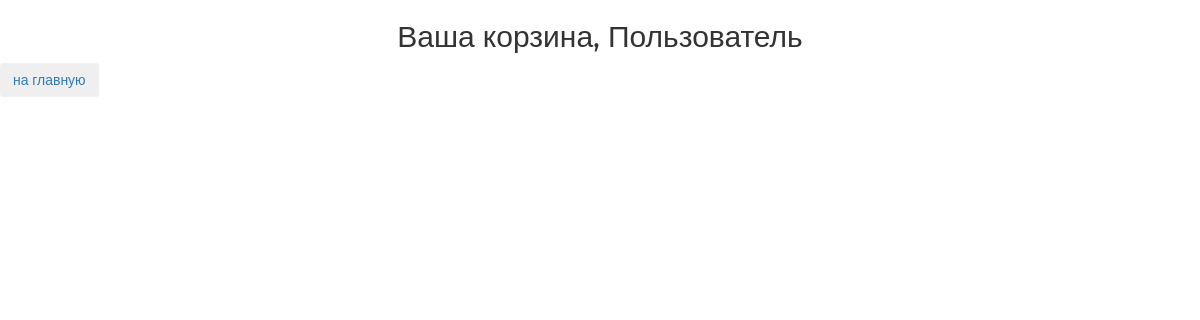
Before: /basket/ (signed in) with the older database file.
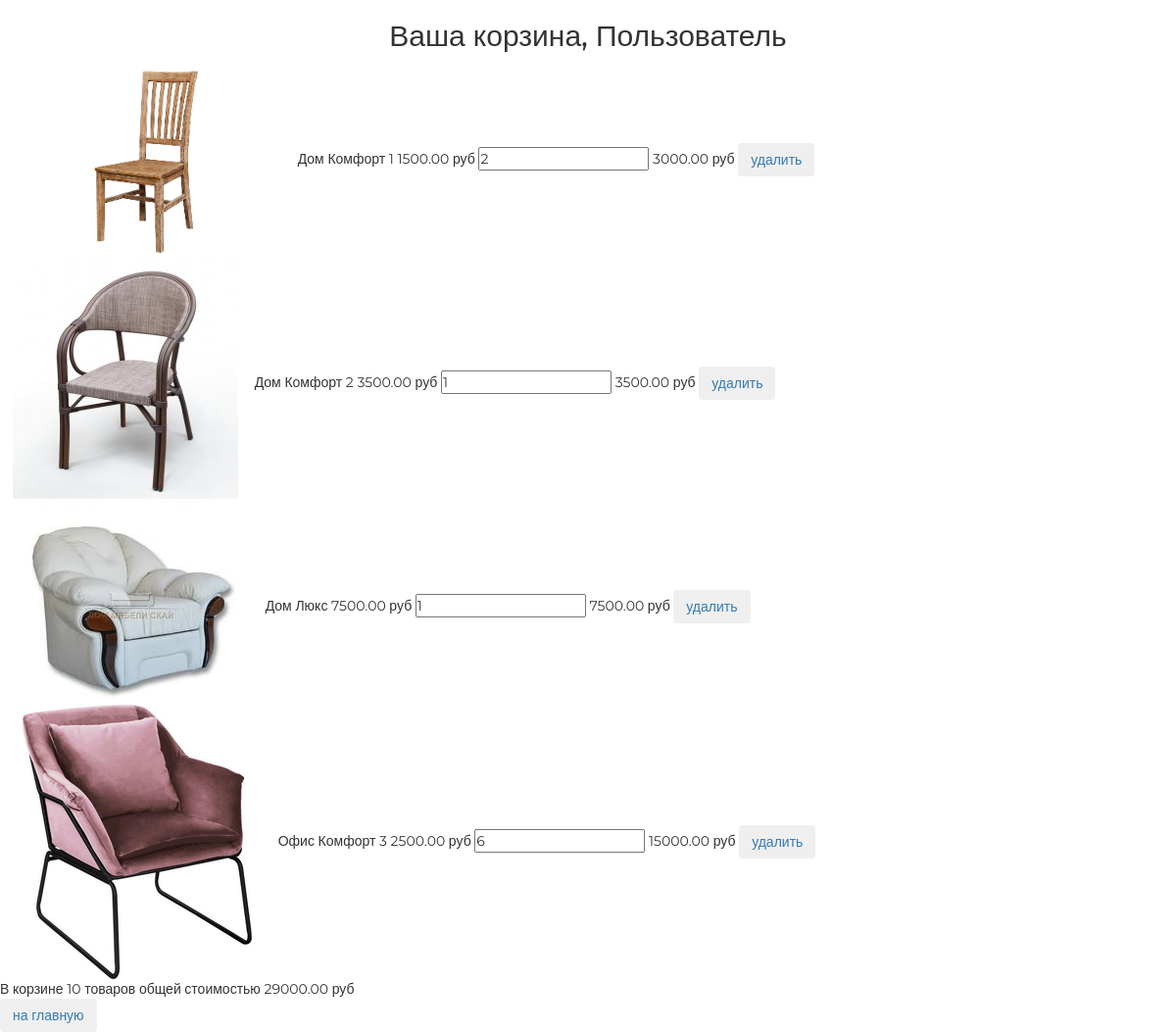
After: the same page with the newer database file.
### basketapp/models.py (models this page shows, shortened)
class Basket(models.Model):
    objects = BasketQuerySet.as_manager()
    user = models.ForeignKey(settings.AUTH_USER_MODEL, on_delete=models.CASCADE,related_name='basket')
    product = models.ForeignKey(Product, on_delete=models.CASCADE)
    quantity = models.PositiveIntegerField(verbose_name="Количество",default=0)
    add_datetime = models.DateTimeField(auto_now_add=True, verbose_name="Время")
    @property
    def product_cost(self):
        return self.product.price * self.quantity
    @property
    def total_quantity(self):
        _items = Basket.objects.filter(user=self.user)
        _total_quantity = sum(list(map(lambda x:x.quantity, _items)))
        return _total_quantity
    @property
    def total_cost(self):
        _items = Basket.objects.filter(user=self.user)
        _total_cost = sum(list(map(lambda x:x.product_cost, _items)))
        return _total_cost

### mainapp/models.py (models this page shows, shortened)
class Product(models.Model):
    category = models.ForeignKey(ProductCategory, on_delete=models.CASCADE, verbose_name="Категория")
    name = models.CharField(max_length=128, verbose_name="Название")
    image = models.ImageField(upload_to="products_images", blank=True, verbose_name="Картинка")
    short_desc = models.CharField(max_length=128, verbose_name="Краткое описание")
    description = models.TextField(verbose_name="Описание", blank=True)
    price = models.DecimalField(max_digits=8, decimal_places=2, default=0, verbose_name="Цена")
    quantity = models.PositiveSmallIntegerField(default=0, verbose_name="Количество")
    is_active = models.BooleanField(default=True, verbose_name="активна")

class ProductCategory(models.Model):
    name = models.CharField(max_length=64, unique=True, verbose_name="Имя")
    description = models.TextField(verbose_name="Описание")
    is_active = models.BooleanField(default=True, verbose_name="активна")

### authapp/models.py (models this page shows, shortened)
class ShopUser(AbstractUser):
    avatar = models.ImageField(upload_to="users_avatar", blank=True, verbose_name="Аватар")
    age = models.PositiveSmallIntegerField(verbose_name="Возраст", default=18)
    activation_key = models.CharField(max_length=128, blank=True)
    activation_key_expires = models.DateTimeField(default=now() + timedelta(hours=48))

### basketapp/views.py (the view)
# urls.py: path('', basketapp.basket, name="view"),
@login_required
def basket(request):
    title = "корзина"
    basket_items = Basket.objects.filter(user=request.user).order_by("product__category")
    content = {"title": title,
               "basket_items": basket_items
    }
    return render(request,"basketapp/basket.html", content)

### mainapp/context_processors.py (called while the page is built)
def basket(request):
    basket_item = []
    if request.user.is_authenticated:
        basket_item = Basket.objects.filter(user=request.user)
    return {
        "basket": basket_item
    }

### basketapp/templates/basketapp/basket.html
{% extends 'basketapp/base.html' %}
{% load static %}
{% block content %}
  <div class="basket_list">
    {%include "basketapp/includes/inc_basket.html"%}
    <button class="btn btn-round">
      <a href="{% url 'main' %}">на главную</a>
    </button>
  </div>
{% endblock %}

### basketapp/templates/basketapp/base.html (shortened to what this page needs)
<!DOCTYPE html>
{% load static %}
<html>
<head>
  {% block css %}
    <link rel="stylesheet" href="{% static 'css/bootstrap.min.css' %}">
    <link rel="stylesheet" href="{% static 'css/style.css' %}">
    <link rel="stylesheet" href="{% static 'fonts/font-awesome/css/font-awesome.css' %}">
  {% endblock %}
</head>
<body>
  <div class="basket_container">
    <div class="h2 text-center head">
      Ваша корзина,
      {% if user.first_name %}
        {{ user.first_name|title}}
      {% else %}
        Пользователь
      {% endif %}
    </div>
    {% block content %}
    {% endblock %}
  </div>
</body>
</html>

### basketapp/templates/basketapp/includes/inc_basket.html
{% load static %}
{% for item in basket_items %}
<div class="basket_record">
    <img src="/media/{{ item.product.image }}"
         alt="{{ item.product.short_desc }}">
    <span class="category_name">{{ item.product.category.name }}</span>
    <span class="product_name">{{ item.product.name }}</span>
    <span class="product_price">{{ item.product.price }}&nbsp;руб</span>
    <input type="number" name="{{ item.pk }}"
           min="0"
           value="{{ item.quantity }}">
    <span class="product_cost">{{ item.product_cost }}&nbsp;руб</span>
    <button class="btn btn-round btn_del" data-pk="{{item.pk}}">
        <a href="#" class="">
            удалить
        </a>
    </button>
</div>
{% endfor %}
{% if basket_items %}
<div class="basket_summary">
    В корзине {{ basket_items.0.total_quantity }} товаров общей стоимостью
    {{ basket_items.0.total_cost }} руб
</div>
{% endif %}

### static/style.css (style rules this page uses)
* { margin: 0; padding: 0; }
body { font-family: 'Montserrat', sans-serif; }
html, body { height: 100%; }

Changed rows visible on the page:
added Basket: product.image (picture), product.category.name "Дом", product.name "Комфорт 1", product.price "1500.00", quantity "2", product_cost "3000.00", user+quantity "10", user+product+quantity "29000.00"
added Basket: product.image (picture), product.category.name "Дом", product.name "Комфорт 2", product.price "3500.00", quantity "1", product_cost "3500.00"
added Basket: product.image (picture), product.category.name "Дом", product.name "Люкс", product.price "7500.00", quantity "1", product_cost "7500.00"
added Basket: product.image (picture), product.category.name "Офис", product.name "Комфорт 3", product.price "2500.00", quantity "6", product_cost "15000.00"
Other visible differences:
text now shown: "В корзине товаров общей стоимостью руб"
